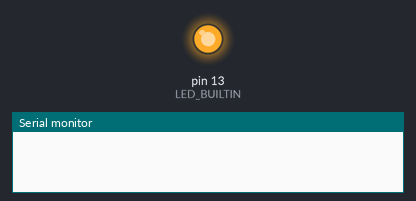
The sketch below on a simulated Arduino Uno, built with avr-gcc and run on an emulated ATmega328P. On the bench: output pins drawn as LEDs (lit = HIGH), the last lines printed to the serial monitor.

Above: at 0.1 s.
At 39.2 s:
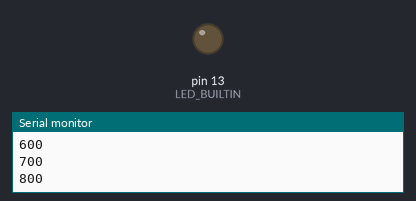
Timing chart, 0 to 40.0 s (numbered marks = the images above):
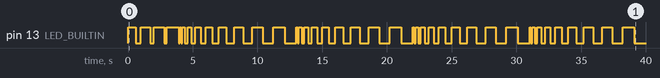

Measured:
- by itself, pin 13 (LED_BUILTIN): LOW → HIGH at 0.00 s, → LOW 0.60 s later, → HIGH 0.40 s later, → LOW 0.70 s later, … (80 changes in this stretch)

The sketch:

Blink.ino
```cpp
/*
  Blink

  Turns an LED on for some time, then turns it off repeatedly. The time delay
  is a series of values.

  Most Arduinos have an on-board LED you can control. On the UNO, MEGA and ZERO
  it is attached to digital pin 13, on MKR1000 on pin 6. LED_BUILTIN is set to
  the correct LED pin independent of which board is used.
  If you want to know what pin the on-board LED is connected to on your Arduino
  model, check the Technical Specs of your board at:
  https://www.arduino.cc/en/Main/Products

*/

// the setup function runs once when you press reset or power the board
void setup() {
  // initialize digital pin LED_BUILTIN as an output.
  pinMode(LED_BUILTIN, OUTPUT);
  // Open the Serial port at 9600 bps
  Serial.begin(9600);
}

int loop_count = 1;

// the loop function runs over and over again forever
void loop() {
  int onTime = abs(500 + loop_count * 100) % 1000;
  int offTime = abs(500 - loop_count * 100) % 1000;

  digitalWrite(LED_BUILTIN , HIGH);   // turn the LED on (HIGH is the voltage level)
  delay(onTime);                       // on Time
  digitalWrite(LED_BUILTIN , LOW);    // turn the LED off by making the voltage LOW
  delay(offTime);                       // off Time

  loop_count++;
  Serial.println(onTime);
}
```
